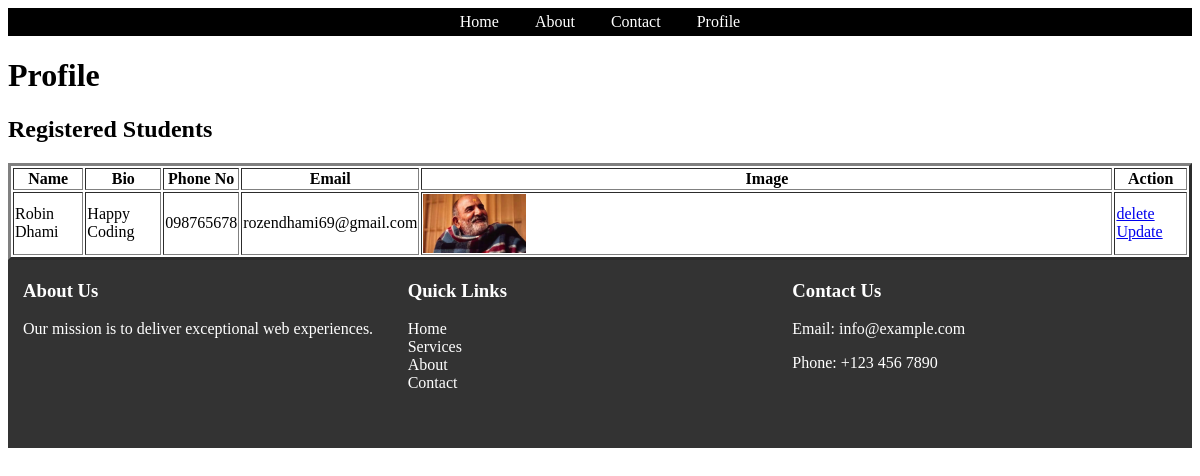
The page /profile/ on the database as committed earlier.
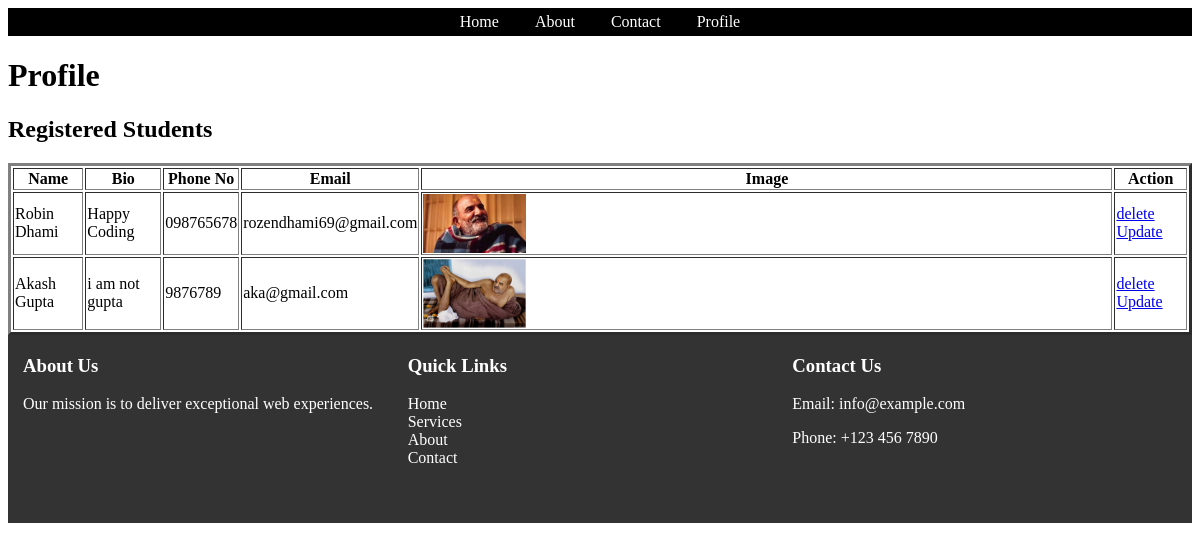
The same page on the database as committed later.
### home/models.py (models this page shows)
class Student(models.Model):
    User= models.ForeignKey(User,on_delete=models.SET_NULL,null=True,blank=True) #This is used to authenticate user
    name=models.CharField(max_length=100)
    image= models.ImageField(upload_to="stud")
    email=models.EmailField(unique=True,default="")
    bio= models.TextField(blank=True)
    phone= models.CharField(max_length=20, null=True, blank=True)

### home/views.py (the view)
# urls.py: path('profile/',profile,name='profile'),
def profile(request):
    queryset = Student.objects.all()
    print(queryset)
    context = {"students": queryset}
    print("context",context)
    return render(request, 'profile.html',context)

### home/Templates/profile.html (shortened to what this page needs)
{% extends 'base.html' %}
{% block start %}
<h1>Profile</h1>
<h2>Registered Students</h2>
<table border="3" class="  bg-red-500 " >
    <thead>
        <tr >
            <th>Name</th>
            <th>Bio</th>
            <th>Phone No</th>
            <th>Email</th>
            <th>Image</th>
            <th> Action</th>
        </tr>
    </thead>
    <tbody>
        {% for student in students %}
            <tr>
                <td>{{ student.name }}</td>
                <td>{{ student.bio }}</td>
                <td>{{ student.phone }}</td>
                <td>{{ student.email }}</td>
                <td > <img src="/media/{{ student.image}}" alt="Profile" srcset="" style=" width: 15%;"> </td>
                <td>
                    <a href="/delete-student/{{ student.id}}"> delete</a>
                    <a href="/update-student/{{student.id}}">Update</a>
                </td>
            </tr>
        {% endfor %}
    </tbody>
</table>
{% endblock %}

### home/Templates/base.html (shortened to what this page needs)
<!DOCTYPE html PUBLIC "-//W3C//DTD XHTML 1.0 Transitional//EN" "http://www.w3.org/TR/xhtml1/DTD/xhtml1-transitional.dtd">
<html xmlns="http://www.w3.org/1999/xhtml">
<head>
</head>
<body>
	<div>
		<div id="navbar">
  <ul>
    <li><a href="{% url 'home'%}">Home </a></li>
	<li><a href="{% url 'about' %}">About</a></li>
	<li><a href="{% url 'contact'%}">Contact </a></li>
	<li><a href={% url 'profile'%}>Profile </a></li>
</div>
		</div>
{% block start %}
{% endblock%}
<footer class="site-footer">
  <div class="container">
    <div class="footer-about">
      <h3>About Us</h3>
      <p>Our mission is to deliver exceptional web experiences.</p>
    </div>
    <div class="footer-links">
      <h3>Quick Links</h3>
      <ul>
        <li><a href="#">Home</a></li>
        <li><a href="#">Services</a></li>
        <li><a href="#">About</a></li>
        <li><a href="#">Contact</a></li>
      </ul>
    </div>
    <div class="footer-contact">
      <h3>Contact Us</h3>
      <p>Email: info@example.com</p>
      <p>Phone: +123 456 7890</p>
    </div>
  </div>
</footer>
</body>
</html>

### home/Templates/base.html (style rules this page uses)
#navbar ul li { display: inline; }
#navbar ul li a { text-decoration: none; padding: .2em 1em; color: #fff; background-color: #000; }
.site-footer { background-color: #333; color: white; padding: 20px 0; }
.container { display: flex; flex-wrap: wrap; justify-content: space-between; padding: 0 15px; }
.footer-about, .footer-links, .footer-contact { flex: 1; min-width: 200px; margin-bottom: 20px; }
.footer-links ul { list-style: none; padding: 0; }
.footer-links ul li a { color: #fff; text-decoration: none; }
h3 { margin-top: 0; }

Rows that differ between the two databases and show on the page:
added Student: name "Akash Gupta", bio "i am not gupta", phone "9876789", email "aka@gmail.com", image (picture)
